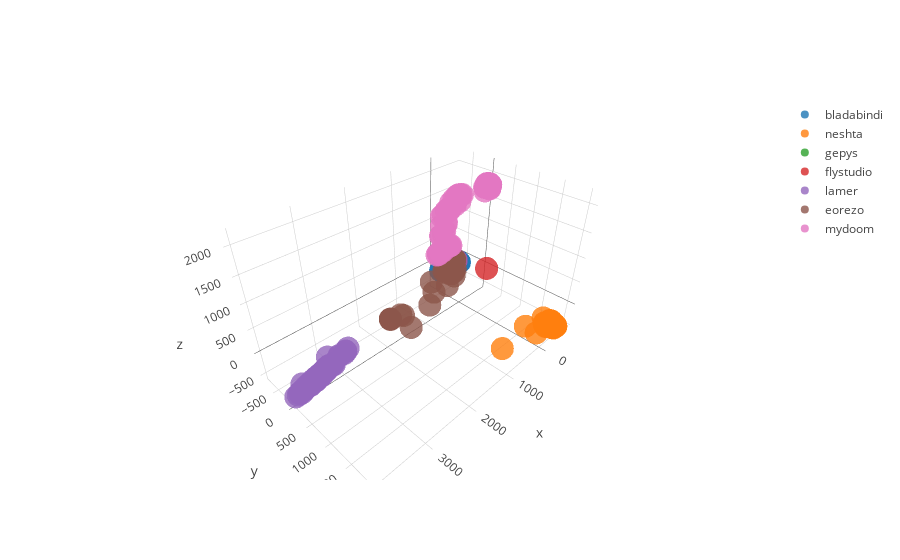

This figure's notebook cell:
### Code cell
vis_data.plot_data('data/d_matrices/pca_3_1209.txt', families)
